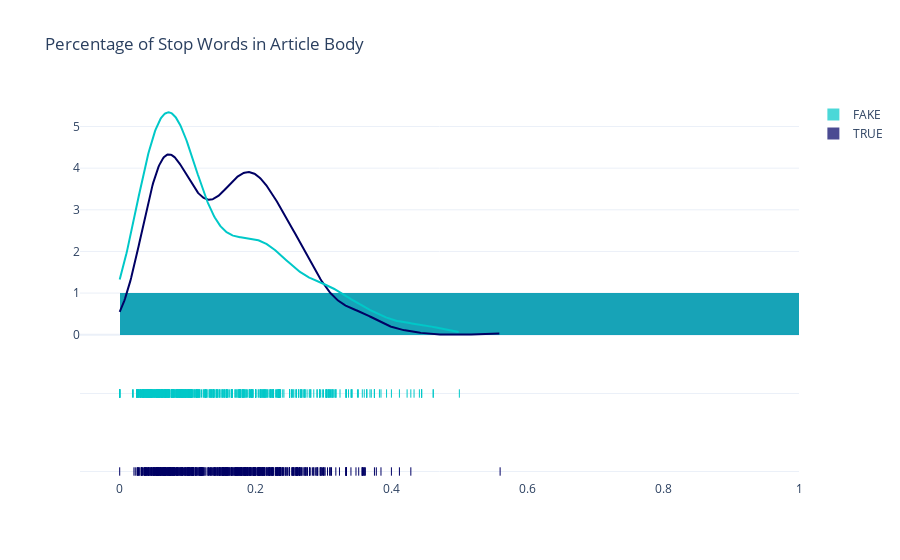

Write notebook code for a chart like this one.
### Markdown cell above
### Stop Words in Article body

### Code cell
x1 = df.loc[df['label']=='TRUE']['text_pct_stop_words']
x2 = df.loc[df['label'] == 'FAKE']['text_pct_stop_words']

group_labels = ['TRUE', 'FAKE']

colors = ['rgb(0, 0, 100)', 'rgb(0, 200, 200)']

fig = ff.create_distplot(
    [x1, x2], group_labels,colors=colors)

fig.update_layout(title_text='Percentage of Stop Words in Article Body', template="plotly_white")
fig.show()

### Figure 1 — Plotly figure (JSON) as saved in the notebook; plotly's stock layout.template omitted (floating-point values rounded to 4 significant figures; data arrays with more than 128 entries replaced by an {"elided": "..."} marker saying what was removed)
{"data": [{"autobinx": false, "histnorm": "probability density", "legendgroup": "TRUE", "marker": {"color": "rgb(0, 0, 100)"}, "name": "TRUE", "opacity": 0.7, "type": "histogram", "x": {"elided": "586 float values"}, "xaxis": "x", "xbins": {"end": 0.56, "size": 1, "start": 0}, "yaxis": "y"}, {"autobinx": false, "histnorm": "probability density", "legendgroup": "FAKE", "marker": {"color": "rgb(0, 200, 200)"}, "name": "FAKE", "opacity": 0.7, "type": "histogram", "x": {"elided": "578 float values"}, "xaxis": "x", "xbins": {"end": 0.5, "size": 1, "start": 0}, "yaxis": "y"}, {"legendgroup": "TRUE", "marker": {"color": "rgb(0, 0, 100)"}, "mode": "lines", "name": "TRUE", "showlegend": false, "type": "scatter", "x": {"elided": "500 float values"}, "xaxis": "x", "y": {"elided": "500 float values"}, "yaxis": "y"}, {"legendgroup": "FAKE", "marker": {"color": "rgb(0, 200, 200)"}, "mode": "lines", "name": "FAKE", "showlegend": false, "type": "scatter", "x": {"elided": "500 float values"}, "xaxis": "x", "y": {"elided": "500 float values"}, "yaxis": "y"}, {"legendgroup": "TRUE", "marker": {"color": "rgb(0, 0, 100)", "symbol": "line-ns-open"}, "mode": "markers", "name": "TRUE", "showlegend": false, "type": "scatter", "x": {"elided": "586 float values"}, "xaxis": "x", "y": {"elided": "586 str values"}, "yaxis": "y2"}, {"legendgroup": "FAKE", "marker": {"color": "rgb(0, 200, 200)", "symbol": "line-ns-open"}, "mode": "markers", "name": "FAKE", "showlegend": false, "type": "scatter", "x": {"elided": "578 float values"}, "xaxis": "x", "y": {"elided": "578 str values"}, "yaxis": "y2"}], "layout": {"barmode": "overlay", "hovermode": "closest", "legend": {"traceorder": "reversed"}, "title": {"text": "Percentage of Stop Words in Article Body"}, "xaxis": {"anchor": "y2", "domain": [0, 1], "zeroline": false}, "yaxis": {"anchor": "free", "domain": [0.35, 1], "position": 0}, "yaxis2": {"anchor": "x", "domain": [0, 0.25], "dtick": 1, "showticklabels": false}}}
